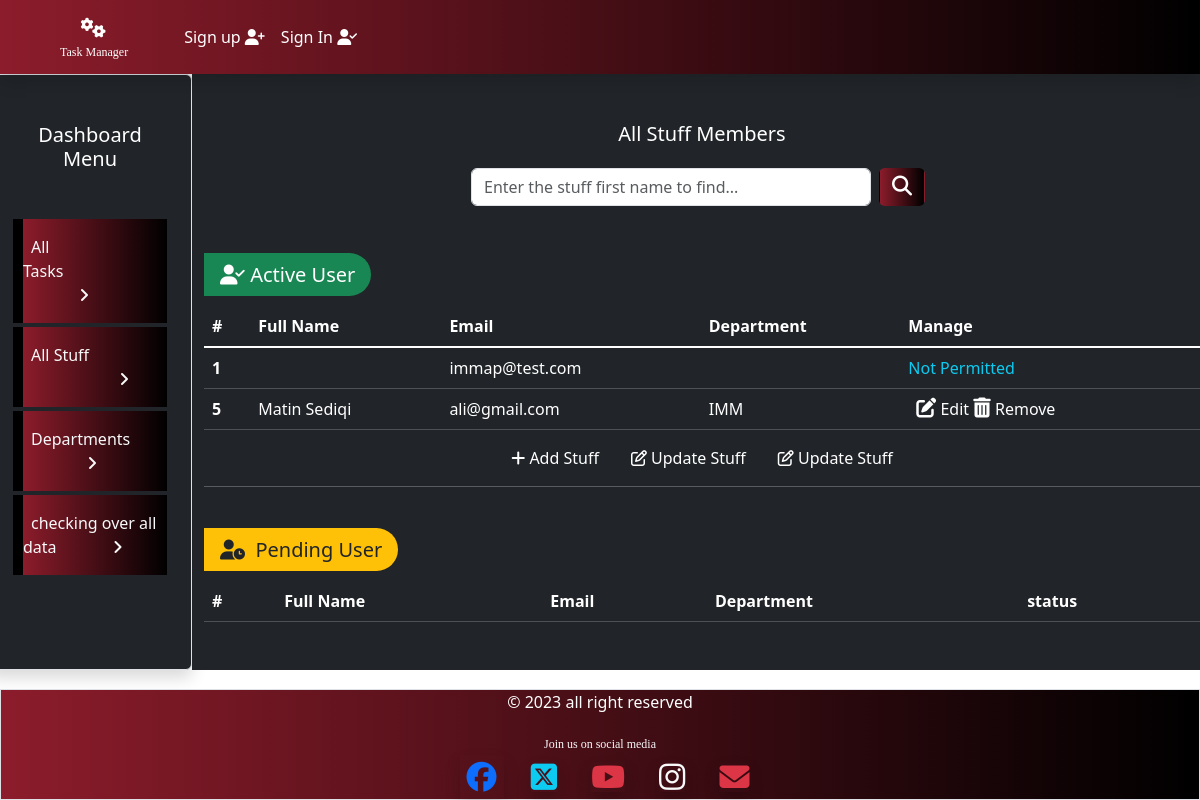
Before: /taskmanager/adminRoute/allStuff with the older database file.
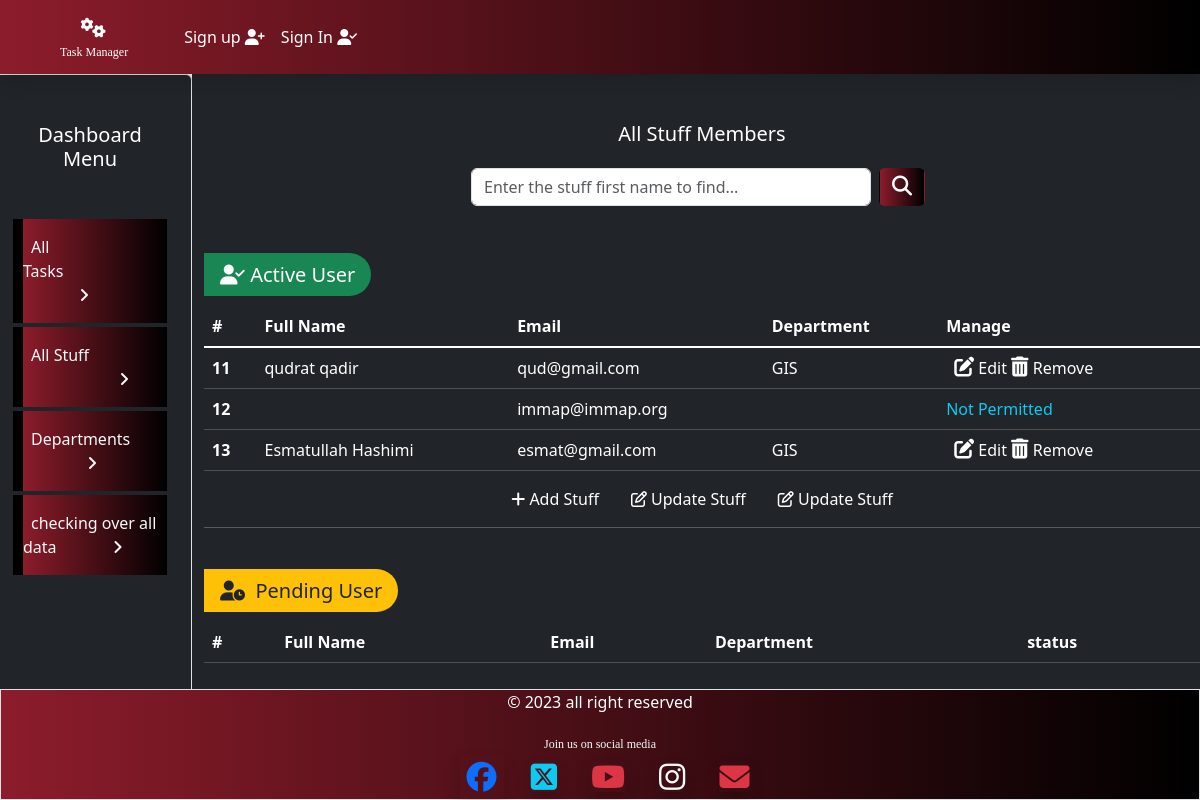
After: the same page with the newer database file.
### taskmanager/models.py (models this page shows, shortened)
class CustomUser(AbstractUser):
    department=models.ForeignKey("Department",on_delete=models.CASCADE,null=True,blank=True)

class Department(models.Model):
    dept_head = models.CharField(max_length=100)
    department = models.CharField(max_length=250)
    Description = models.TextField(max_length=300)

### taskmanager/views.py (the view)
# urls.py: path('adminRoute/<flag>', views.adminRoute, name='adminRoute'),
def adminRoute(request, flag):
    sign = 'allTask'
    no_of_stuff = 0
    allDataValue = Tasks.objects.all().order_by('-start_date')
    if flag  == 'allTask':
        sign = flag
        allDataValue = Tasks.objects.all().order_by('-start_date')
    elif flag == 'allStuff':
        sign = flag
        allDataValue =User.objects.all()
    elif flag == 'allDept':
        sign = flag
        allDataValue = Department.objects.all()
    elif flag == 'allData':
        sign = flag
    else:
        sign = 'allTask'
    return render(request, 'taskmanager/admin.html', {'data':allDataValue,'sign':sign, 'no_stuff':no_of_stuff})

### taskmanager/templates/taskmanager/admin.html
{% extends 'taskmanager/base.html' %}
{% load static %}
{% block content %}
<div class="row h-100">
        <div class="col-md-2 bg-dark text-white shadow border p-4 rounded">
            <h5 class="text-center my-4">Dashboard Menu</h5>
            <a class="nav-link mt-5" href="{% url 'taskmanager:adminRoute' 'allTask' %}" >
                <div class="cl-effect-2 py-3 text-light">
                    <span class="p-2 me-5 pe-5">All Tasks</span><span class="ms-5 p-2"><i class="fa-solid fa-angle-right"></i></span>
                </div>
            </a>
            <a href="{% url 'taskmanager:adminRoute' 'allStuff' %}" class="nav-link mt-1">
                <div class="cl-effect-2 py-3 text-light nav-link mt-1" >
                    <span class="p-2 me-5 pe-3">All Stuff</span><span><i class=" ps-5 ms-5 fa-solid fa-angle-right"></i></span>
                </div>
            </a>
            <a href="{% url 'taskmanager:adminRoute' 'allDept' %}" class="nav-link mt-1">
                <div class="cl-effect-2 py-3 text-light">
                    <span class="p-2 me-5">Departments</span><span><i class="ps-3 ms-5 fa-solid fa-angle-right"></i></span>
                </div>
            </a>
            <a class="nav-link mt-1" href="">
                <div class="cl-effect-2 py-3 text-light">
                    <span class="p-2">checking over all data</span><span><i class=" ms-5 fa-solid fa-angle-right"></i></span>
                </div>
            </a>
        </div>
        <div class="col-md-10 bg-dark text-white">
            {% if sign == 'allTask' %}
                {% include 'taskmanager/allTask.html' %}
            {% elif sign == 'allStuff' %}
                {% include 'taskmanager/allStuff.html' %}
            {% elif sign == 'allDept' %}
                {% include 'taskmanager/allDept.html' %}
            {% endif %}
        </div>
</div>
{% endblock content %}

### taskmanager/templates/taskmanager/allStuff.html (shortened to what this page needs)
<div class=" mt-5 second-item mb-5">
    <h5 class="text-center">
        All Stuff Members
    </h5>
    <div class="row mt-3 mb-4">
        <div class="col-md-3"></div>
        <div class="col-md-6">
            <form action="{% url 'taskmanager:searchUser' %}" method="POST" class="form-control border-0 bg-dark d-flex" role="search">
                <input type="text" name="stuff" id="stuff" class="form-control" placeholder="Enter the stuff first name to find...">
                <button type="submit" class="btn bg-maroon rounded text-white mx-2"><i class="fa-solid fa-magnifying-glass fs-5"></i></button>
            </form>
        </div>
        <div class="col-md-3"></div>
    </div>
    <div class="mt-5 mb-3">
        <span class="bg-success text-white fs-5 p-2 px-3  w-5 rounded-end-pill">
            <i class="fa-solid fa-user-check"></i>&nbsp;Active User
        </span>
    </div>
    <div class="table">
        <table class="table table-dark">
            <thead>
                <tr>
                    <th scope="col">#</th>
                    <th scope="col">Full Name</th>
                    <th scope="col">Email</th>
                    <th scope="col">Department</th>
                    <th scope="col">Manage</th>
                </tr>
            </thead>
            <tbody class="table-group-divider">
                {% for  stuff in data  %}
                    {% if stuff.is_active %}
                        <tr>
                            <th scope="row" id="stuff_id">{{stuff.id}}</th>
                            <td>{{stuff.get_full_name}}</td>
                            <td>{{stuff.email}}</td>
                            <td>{{stuff.department.department}}</td>
                            {% if stuff.is_staff %}
                            <td class="text-info">Not Permitted </td>
                            {% else %}
                            <td>
                                <a href="{% url 'taskmanager:user_profile' stuff.id %}" role="button" class="nav-link text-center d-inline ms-2">
                                    <i class="fa-solid fa-pen-to-square fs-5"></i>&nbsp;Edit
                                <a class="nav-link text-center d-inline me-2" href="{% url 'taskmanager:deleteUser' stuff.id %}">
                                    <i class="fa-solid fa-trash-can fs-5"></i>&nbsp;Remove
                                </a>
                            </td>
                            {% endif %}
                        </tr>
                    {% endif %}
                {% endfor %}
            </tbody>
        </table>
    </div>
    <div class="d-flex justify-content-center">
        <a href="{% url 'taskmanager:signup' %}" class="nav-link mx-3"><i class="fa-solid fa-plus"></i>&nbsp;Add
            Stuff</a>
        <a href="" class="nav-link mx-3"><i class="fa-regular fa-pen-to-square"></i>&nbsp;Update Stuff</a>
        <a href="" class="nav-link mx-3"><i class="fa-regular fa-pen-to-square"></i>&nbsp;Update Stuff</a>
    </div>
<hr>
    <div class="mt-5 mb-3">
    <span class="bg-warning text-dark fs-5 p-2 w-5 px-3 rounded-end-pill">
    <i class="fa-solid fa-user-clock "></i>&nbsp; Pending User
    </span>
    </div>
    <div class="table mb-5">
        <table class="table table-dark">
            <thead>
                <tr>
                    <th scope="col">#</th>
                    <th scope="col">Full Name</th>
                    <th scope="col">Email</th>
                    <th scope="col">Department</th>
                    <th scope="col">status</th>
                </tr>
            </thead>
        </table>
    </div>
</div>

Changed rows visible on the page:
removed CustomUser: id "1", email "immap@test.com", is_staff "Not Permitted"
removed CustomUser: id "5", get_full_name "Matin Sediqi", email "ali@gmail.com", department.department "IMM", is_staff False (drawn)
added CustomUser: id "11", get_full_name "qudrat qadir", email "qud@gmail.com", department.department "GIS", is_staff False (drawn)
added CustomUser: id "12", email "immap@immap.org", is_staff "Not Permitted"
added CustomUser: id "13", get_full_name "Esmatullah Hashimi", email "esmat@gmail.com", department.department "GIS", is_staff False (drawn)
